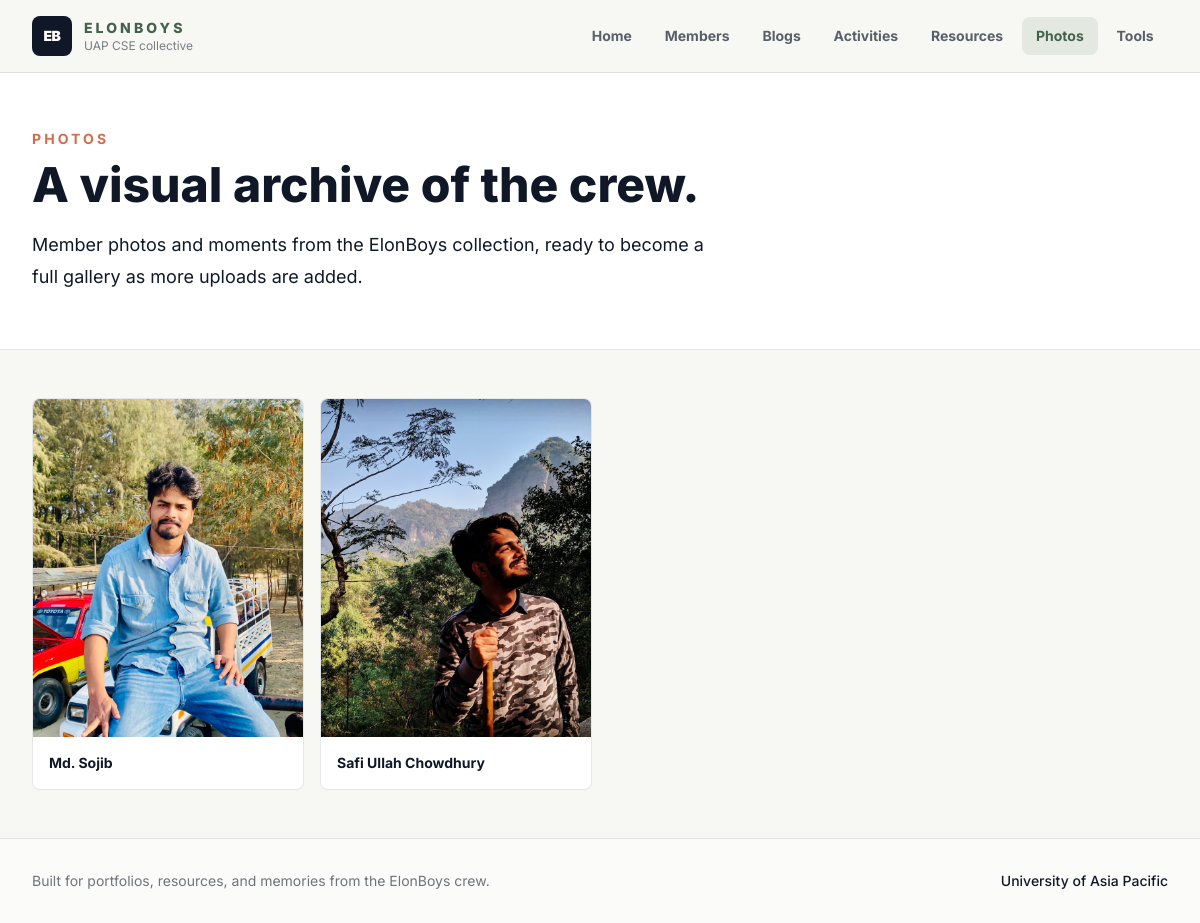
The page /photos/ on the database as committed earlier.
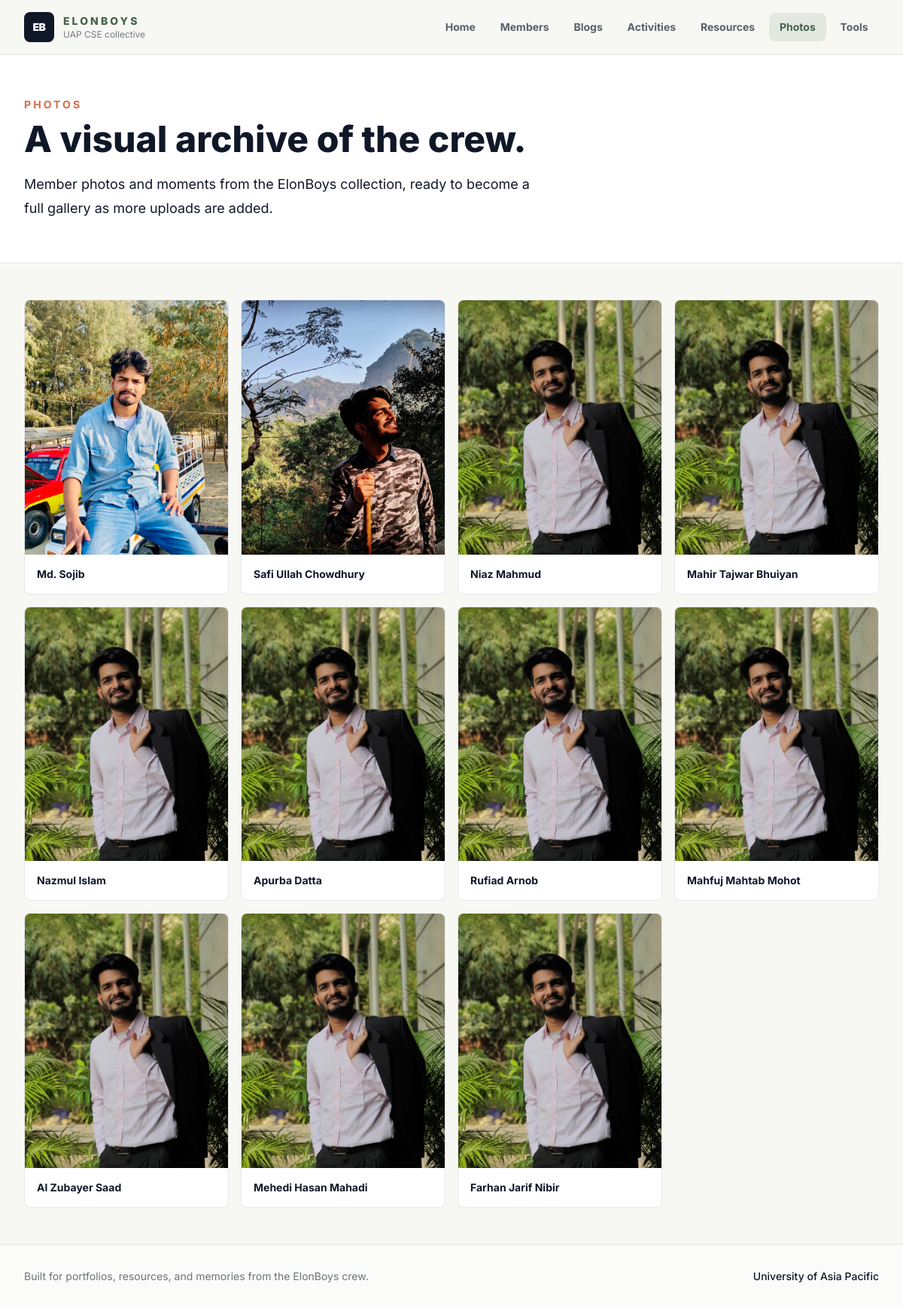
The same page on the database as committed later.
### member/models.py (models this page shows, shortened)
class Member(models.Model):
    name = models.CharField(max_length=100)
    image1 = models.ImageField(upload_to='media/member/images/')
    image2 = models.ImageField(upload_to='media/member/images/')
    bio = models.CharField(max_length=100)
    description =models.TextField(max_length=500, blank=True)
    facebook_link = models.URLField(blank=True)
    github_link = models.URLField(blank=True)
    linkedin_link = models.URLField(blank=True)
    instagram_link = models.URLField(blank=True)
    resume = models.FileField(upload_to='media/member/resumes/', blank=True)

### member/views.py (the view)
# urls.py: path('photos/', PhotosView.as_view(), name='photos'),
class PhotosView(View):
    def get(self, request):
        photos = Photo.objects.all()
        members = Member.objects.all()
        return render(request, "photos.html", {"photos": photos, "members": members})

### templates/photos.html (shortened to what this page needs)
{% extends 'base.html' %}
{% load static %}
{% block body %}
<section class="border-b border-ink/10 bg-white">
    <div class="mx-auto max-w-7xl px-4 py-14 sm:px-6 lg:px-8">
        <p class="text-sm font-bold uppercase tracking-[0.22em] text-coral">Photos</p>
        <h1 class="mt-3 max-w-3xl text-4xl font-extrabold tracking-normal text-ink sm:text-5xl">A visual archive of the crew.</h1>
        <p class="mt-5 max-w-2xl text-lg leading-8 text-ink/68">Member photos and moments from the ElonBoys collection, ready to become a full gallery as more uploads are added.</p>
    </div>
</section>
<section class="bg-paper py-12">
    <div class="mx-auto max-w-7xl px-4 sm:px-6 lg:px-8">
        <div class="grid gap-4 sm:grid-cols-2 lg:grid-cols-4">
            {% for photo in photos %}
            <figure class="member-card group">
                <div class="aspect-[4/5] overflow-hidden bg-ink/5">
                    <img src="{{ photo.image.url }}" alt="{{ photo.title }}" class="h-full w-full object-cover transition duration-500 group-hover:scale-105">
                </div>
                <figcaption class="p-4">
                    <p class="text-sm font-bold text-ink">{{ photo.title }}</p>
                    {% if photo.caption %}
                    <p class="mt-1 text-sm leading-6 text-ink/60">{{ photo.caption }}</p>
                    {% endif %}
                </figcaption>
            </figure>
            {% empty %}
            {% for member in members %}
            <figure class="member-card group">
                <div class="aspect-[4/5] overflow-hidden bg-ink/5">
                    <img src="{{ member.image2.url }}" alt="{{ member.name }}" class="h-full w-full object-cover transition duration-500 group-hover:scale-105" data-fallback-src="{% static 'img/safi-pro2.jpg' %}">
                </div>
                <figcaption class="p-4 text-sm font-bold text-ink">{{ member.name }}</figcaption>
            </figure>
            {% empty %}
            <div class="rounded-lg border border-ink/10 bg-white p-8 text-center">
                <h2 class="text-xl font-extrabold text-ink">No photos yet</h2>
                <p class="mt-2 text-ink/60">Add member images in the Django admin to populate this gallery.</p>
            </div>
            {% endfor %}
            {% endfor %}
        </div>
    </div>
</section>
{% endblock %}

Rows that differ between the two databases and show on the page:
added Member: name "Niaz Mahmud"
added Member: name "Mahir Tajwar Bhuiyan"
added Member: name "Nazmul Islam"
added Member: name "Apurba Datta"
added Member: name "Rufiad Arnob"
added Member: name "Mahfuj Mahtab Mohot"
added Member: name "Al Zubayer Saad"
added Member: name "Mehedi Hasan Mahadi"
added Member: name "Farhan Jarif Nibir"
